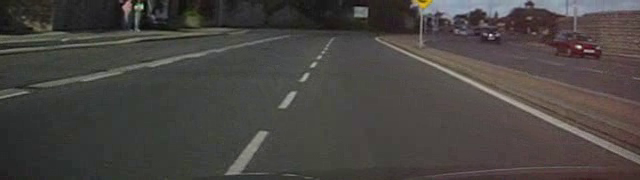
#> input picture frame 38 of StayingInLane.avi, 640 x 180 px
$ python lanedetection.py
#> lines starting #> are read from the running program, lines starting #| are printed output that depends on the picture; after the words box and inside, x2 and y2 are one past the last pixel; in counts of white or black regions, pixels touching at a corner belong together
import cv2
import cv2 as cv
import numpy as np


video = cv2.VideoCapture('StayingInLane.avi')
fgbg = cv2.createBackgroundSubtractorMOG2()
while (1):
    ret, orig_frame = video.read()
#> orig_frame is the input picture: shape (180, 640, 3); mean B, G, R 66.1, 69, 72.8
    if not ret:
        video = cv2.VideoCapture('StayingInLane.avi')
        continue
    fgmask = fgbg.apply(orig_frame)
#> fgmask: shape (180, 640); every value is 127

    frame = cv2.GaussianBlur(orig_frame, (5, 5), 0)
    # grayscale video
    hsv = cv2.cvtColor(frame, cv2.COLOR_BGR2HSV)
#> hsv: shape (180, 640, 3); mean H, S, V 51.5, 30, 74.2
    # hsv mask
    # TODO: FIX THE MASKING
    lower = np.array([0, 0, 212])
    upper = np.array([131, 255, 255])
    mask = cv2.inRange(hsv, lower, upper)
#> mask: shape (180, 640); every value is 0
    res = cv2.bitwise_and(frame, frame, mask=mask)
#> res: shape (180, 640, 3); every value is 0
    # canny edge detection
    edges = cv2.Canny(frame, 120, 200)
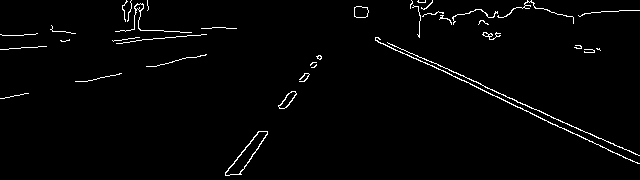
#> edges: shape (180, 640); 1.9% white in thin lines or dots
    # Hough Lines
    lines = cv2.HoughLinesP(edges, 1, np.pi / 180, 50, maxLineGap=50)
#> lines = 14 rows, first 6: [375, 40, 639, 163], [485, 87, 638, 155], [113, 41, 200, 35], [375, 37, 639, 155], [2, 35, 225, 27], [0, 98, 27, 93]
    if lines is not None:
        for line in lines:
            x1, y1, x2, y2 = line[0]
            cv2.line(frame, (x1, y1), (x2, y2), (0, 255, 0), 5)
#> this loop made 14 passes
#> (x1, y1, x2, y2) on passes 1 to 12: (375, 40, 639, 163), (485, 87, 638, 155), (113, 41, 200, 35), (375, 37, 639, 155), (2, 35, 225, 27), (0, 98, 27, 93), (82, 81, 189, 57), (419, 21, 634, 10), (225, 174, 356, 6), (239, 174, 357, 6), (112, 40, 204, 34), (0, 49, 41, 46)
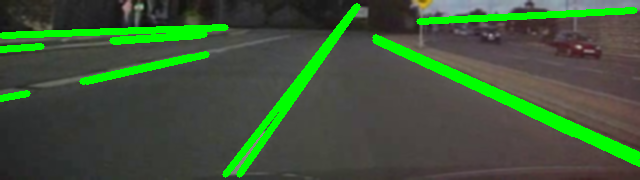
#> frame: shape (180, 640, 3); mean B, G, R 57.8, 85.8, 63.7
    # output video
    cv2.imshow("edges", edges)
    cv2.imshow('lines', frame)
    cv2.imshow('mask', mask)
    cv2.imshow('Original', fgmask)


    k = cv2.waitKey(20) & 0xFF
#> (key Esc is pressed here)
    if k == 27:
        break

cv2.destroyAllWindows()
video.release()

$ run again, starting later in the video
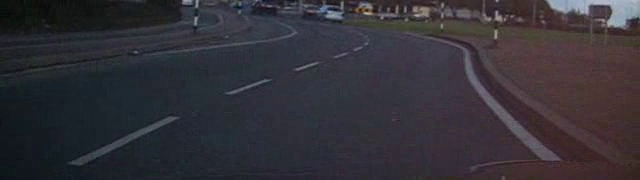
#> input picture frame 308 of StayingInLane.avi, 640 x 180 px
#> orig_frame is the input picture: shape (180, 640, 3); mean B, G, R 56.1, 49.2, 51.8
#> fgmask: shape (180, 640); every value is 127
#> hsv: shape (180, 640, 3); mean H, S, V 113.2, 60.9, 60
#> mask: shape (180, 640); every value is 0
#> res: shape (180, 640, 3); every value is 0
#> `edges = cv2.Canny(frame, 120, 200)`:
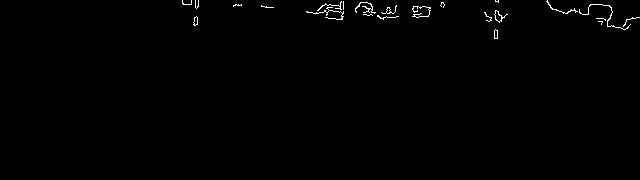
#> edges: shape (180, 640); 0.63% white in thin lines or dots, all inside (x1, y1, x2, y2) = (182, 0, 640, 39)
#> lines = [[182, 3, 428, 15], [559, 11, 612, 12], [491, 18, 502, 18], [319, 8, 429, 12]]
#> the loop `for line in lines:` made 4 passes
#> after the loop `for line in lines:`:
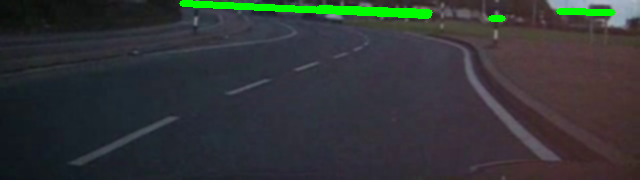
#> frame: shape (180, 640, 3); mean B, G, R 54.3, 53.2, 50.1
